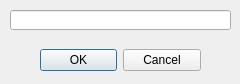
<?xml version="1.0" encoding="UTF-8"?>
<ui version="4.0">
 <class>DialogText</class>
 <widget class="QDialog" name="DialogText">
  <property name="geometry">
   <rect>
    <x>0</x>
    <y>0</y>
    <width>240</width>
    <height>84</height>
   </rect>
  </property>
  <property name="minimumSize">
   <size>
    <width>240</width>
    <height>84</height>
   </size>
  </property>
  <property name="maximumSize">
   <size>
    <width>240</width>
    <height>84</height>
   </size>
  </property>
  <property name="windowTitle">
   <string>Dialog</string>
  </property>
  <widget class="QDialogButtonBox" name="buttonBox">
   <property name="geometry">
    <rect>
     <x>40</x>
     <y>40</y>
     <width>161</width>
     <height>41</height>
    </rect>
   </property>
   <property name="minimumSize">
    <size>
     <width>161</width>
     <height>41</height>
    </size>
   </property>
   <property name="maximumSize">
    <size>
     <width>161</width>
     <height>41</height>
    </size>
   </property>
   <property name="orientation">
    <enum>Qt::Horizontal</enum>
   </property>
   <property name="standardButtons">
    <set>QDialogButtonBox::Cancel|QDialogButtonBox::Ok</set>
   </property>
  </widget>
  <widget class="QLineEdit" name="lineEdit">
   <property name="geometry">
    <rect>
     <x>10</x>
     <y>10</y>
     <width>221</width>
     <height>20</height>
    </rect>
   </property>
  </widget>
 </widget>
 <resources/>
 <connections>
  <connection>
   <sender>buttonBox</sender>
   <signal>accepted()</signal>
   <receiver>DialogText</receiver>
   <slot>accept()</slot>
   <hints>
    <hint type="sourcelabel">
     <x>248</x>
     <y>254</y>
    </hint>
    <hint type="destinationlabel">
     <x>157</x>
     <y>274</y>
    </hint>
   </hints>
  </connection>
  <connection>
   <sender>buttonBox</sender>
   <signal>rejected()</signal>
   <receiver>DialogText</receiver>
   <slot>reject()</slot>
   <hints>
    <hint type="sourcelabel">
     <x>316</x>
     <y>260</y>
    </hint>
    <hint type="destinationlabel">
     <x>286</x>
     <y>274</y>
    </hint>
   </hints>
  </connection>
 </connections>
</ui>
